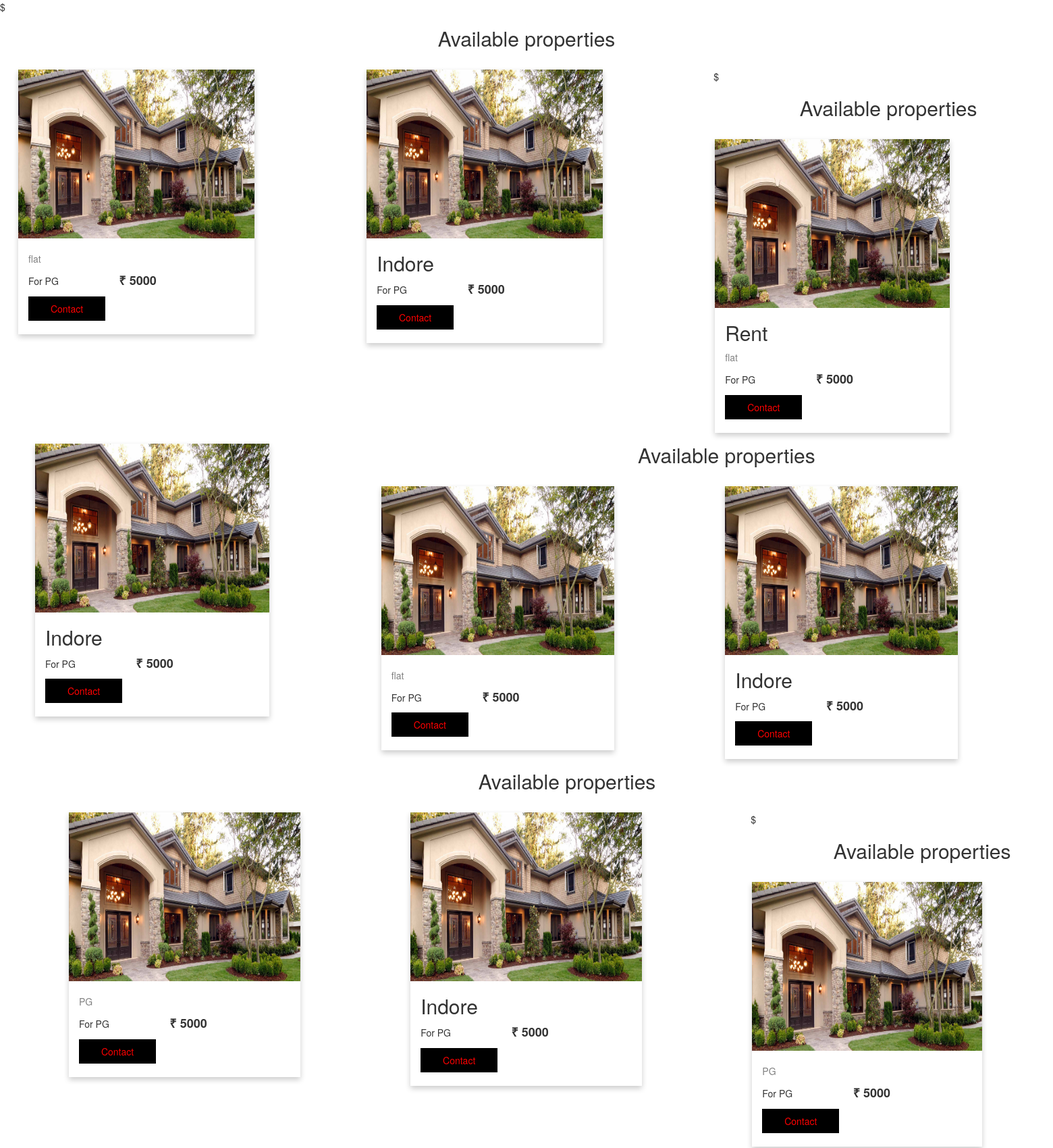
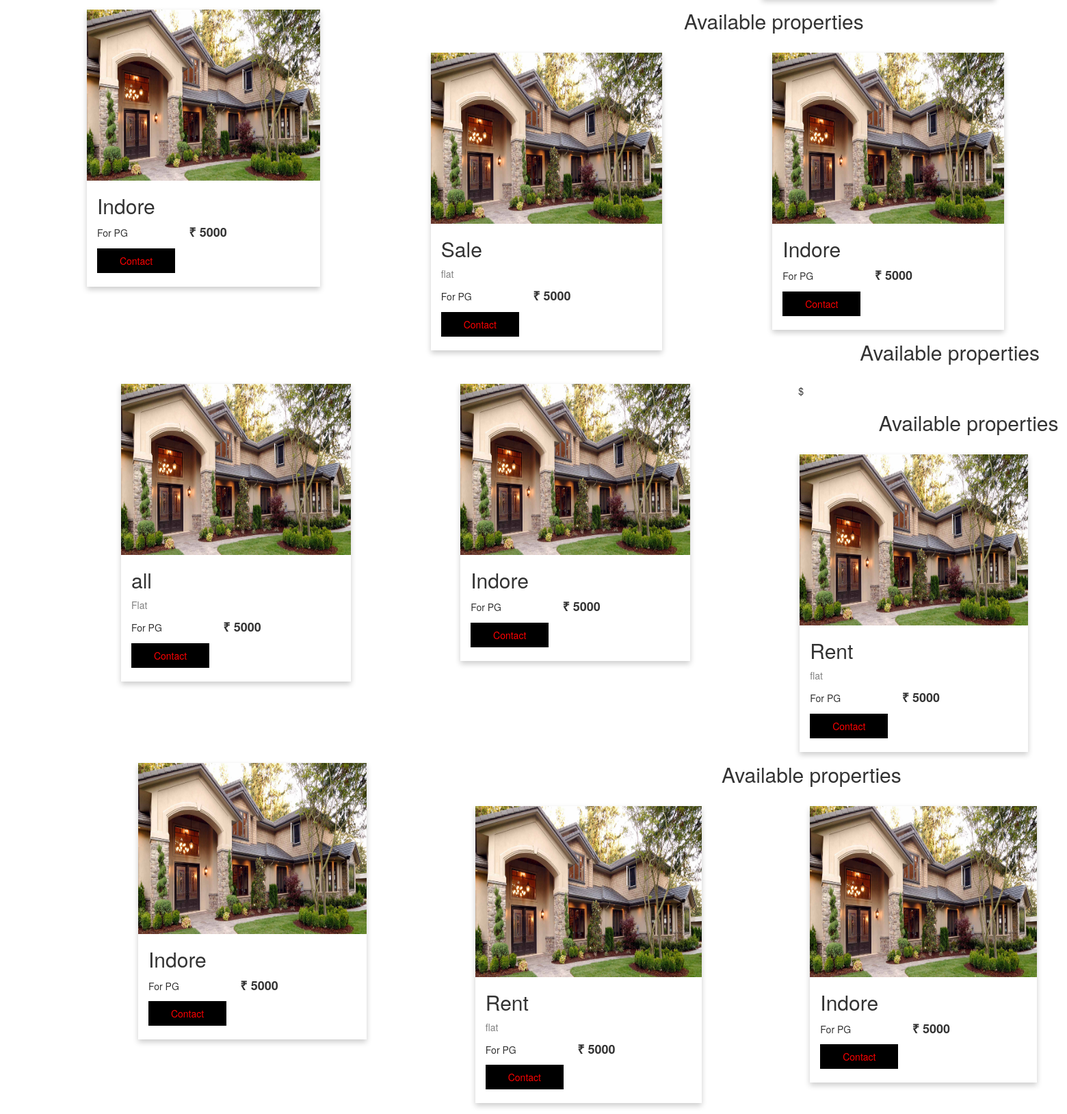
Screenshot of /modal.php with the database file from the repository (2 pictures, top to bottom).
### tables this page shows
CREATE TABLE `propertyinfo` (
  `pid` varchar(10) NOT NULL,
  `uid` int(10) NOT NULL,
  `ptype` varchar(50) NOT NULL,
  `posteddate` date NOT NULL,
  `pfor` varchar(10) NOT NULL
);

### connect.php (called while the page is built, shortened)
<?php
$user = 'root';
$password ='';
$db = 'project';
$conn = new mysqli('localhost',$user,$password,$db) or die('unable to connect');
function Fetch($q){
    global $conn;
    $ar=[];
    $s=mysqli_query($conn,$q);
    while ($r=$s->fetch_assoc()) {
        array_push($ar,$r);
    }
    return $ar;
}
?>

### modal.php (the view, shortened to what this page needs)
<?php
include "connect.php";
$ar = Fetch("SELECT * FROM propertyinfo ");
foreach($ar as $k )
{ extract($k);
    ?>
$
<!DOCTYPE html>
<html lang="en">
<head>
  <link rel="stylesheet" href="modal.css">
  <link rel="stylesheet" href="https://maxcdn.bootstrapcdn.com/bootstrap/3.3.7/css/bootstrap.min.css">
</head>
<body>
<div class="section">
	<strong><h2>Available properties</h2></strong>
<br>
<div class="row">
  <div class="column">
    <div class="card">
      <img src="images/home.jpeg" alt="p1" style="width:100%">
      <div class="container">
        <h2><?php echo $pfor?></h2>
        <p class="title"><?php echo $ptype?></p>
		<p> For PG &#160;&#160;&#160;&#160;&#160;&#160;&#160;&#160;&#160;&#160;&#160;&#160;&#160;&#160;&#160;&#160;&#160;&#160;&#160;&#160;&#160;
		<b><span style="font-size:18px;">&#8377 5000</span></b></p>
        <p><button class="button">Contact</button></p>
      </div>
    </div>
  </div>
 <div class="column">
    <div class="card">
      <img src="images/home.jpeg" alt="p1" style="width:100%">
      <div class="container">
        <h2>Indore</h2>
		<p> For PG &#160;&#160;&#160;&#160;&#160;&#160;&#160;&#160;&#160;&#160;&#160;&#160;&#160;&#160;&#160;&#160;&#160;&#160;&#160;&#160;&#160;
		<b><span style="font-size:18px;">&#8377 5000</span></b></p>
        <p><button class="button">Contact</button></p>
      </div>
    </div>
  </div>
<?php }?>
  </div>
  </div>
</body>
</html>

### css/modal.css (style rules this page uses)
.row { padding-left:40px; }
.column { float: left; width: 33.3%; margin-bottom: 16px; padding-left:2px; }
.section { box-sizing: border-box; }
.section strong { text-align: center; padding-top: 20px; padding-bottom: 30px; }
.card { box-shadow: 0 4px 8px 0 rgba(0, 0, 0, 0.2); width: 68%; padding-left: 0px; background-color: white; }
.card img { width:100%; height:250px; }
.container { padding: 0 16px 10px; }
.container::after, .row::after { content: ""; clear: both; display: table; }
.title { color: grey; }
.button { border: none; outline: 0; display: inline-block; padding: 8px; color: red; background-color: #000; text-align: center; cursor: pointer; width: 10%; }

### rows the page displays
propertyinfo: ptype "flat"
propertyinfo: pfor "Rent", ptype "flat"
propertyinfo: ptype "flat"
propertyinfo: ptype "PG"
propertyinfo: ptype "PG"
propertyinfo: pfor "Sale", ptype "flat"
propertyinfo: pfor "all", ptype "Flat"
propertyinfo: pfor "Rent", ptype "flat"
propertyinfo: pfor "Rent", ptype "flat"
